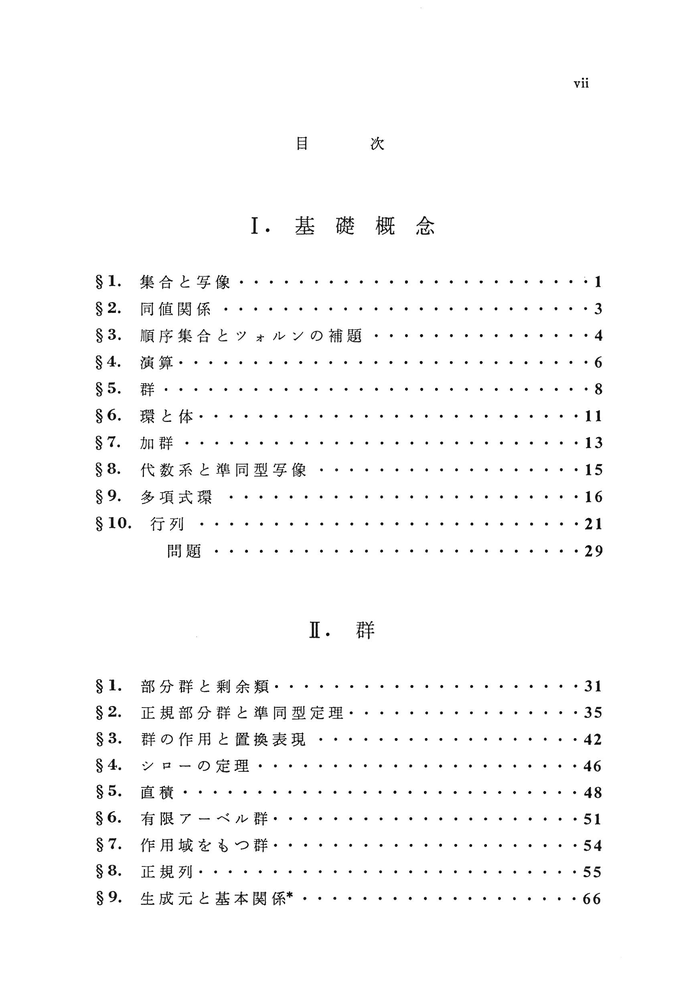
#> input picture sample/algebra/006.png, 681 x 1000 px, shrunk from 1698 x 2493 before the run, found by its file name
$ jupyter execute --allow-errors work.ipynb
#> lines starting #> are read from the running program, lines starting #| are printed output that depends on the picture; after the words box and inside, x2 and y2 are one past the last pixel; in counts of white or black regions, pixels touching at a corner belong together
[cell 1]
import cv2, matplotlib
import numpy as np
from sklearn.cluster import KMeans
from pyclustering.cluster.xmeans import xmeans
from pyclustering.cluster.center_initializer import kmeans_plusplus_initializer
# OCR
import io
import os

# Imports the Google Cloud client library
from google.cloud import vision

[cell 2]
img_path = "006.png"
def refresh_img(img_path = img_path):
#> called with img_path = '006.png'
	return cv2.imread(img_path)
#> returned value is the input picture: shape (1000, 681, 3); min 0, max 255, mean 250.3

[cell 3]
def get_gray_img(img):
	return cv2.cvtColor(img, cv2.COLOR_BGR2GRAY)
#> returned value: shape (1000, 681)

[cell 4]
def get_img_size(img):
	return img.shape[:2] # height, width
get_img_size(refresh_img())

[cell 5]
def to_odd(x: int):
	return x if x % 2 ==1 else x-1

[cell 6]
# [4 lines left out: function display_img, not called in this run]

[cell 7]
def close_all_img():
	cv2.destroyAllWindows()
	cv2.waitKey(1)

[cell 8]
def get_bw_image(img, gauss_x: int, gauss_y:int, thr:int = 250):
	gray_img = cv2.cvtColor(img, cv2.COLOR_BGR2GRAY)
	img_blur = cv2.GaussianBlur(gray_img, (to_odd(gauss_x),to_odd(gauss_y)), 0)
	_, img_thr = cv2.threshold(img_blur, thr, 255, cv2.THRESH_BINARY)
	return cv2.bitwise_not(img_thr)

[cell 9]
def get_effective_zone(img, offset_percent = 1, thr = 250):
	gray_img = cv2.cvtColor(img, cv2.COLOR_BGR2GRAY)
	height, width = get_img_size(gray_img)
	img_reversed = get_bw_image(img = img, gauss_x= to_odd(max(width//100*5,1)), gauss_y=to_odd(max(height//100*5,1)),thr=thr)
	contours, _ = cv2.findContours(img_reversed, cv2.RETR_EXTERNAL, cv2.CHAIN_APPROX_NONE)
	# get the right and left end
	left_end: int = width
	right_end: int = 0
	upper_end: int = height
	lower_end: int = 0
	for contour in contours:
		x, y, w, h = cv2.boundingRect(contour)
		left_end = min(left_end,x)
		right_end = max(right_end, x+w)
		upper_end = min(upper_end,y)
		lower_end = max(lower_end, y+h)
	return left_end, right_end, upper_end, lower_end

[cell 10]
def get_frame(img, blur_rate:int =3):
	img_gray = get_gray_img(img)
	height, width = get_img_size(img_gray)
#> height = 1000; width = 681
	img_blur = cv2.GaussianBlur(img_gray, (to_odd(blur_rate*width//100),to_odd(blur_rate*height//100)),3)
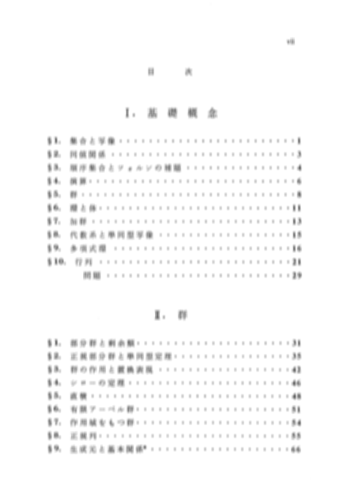
#> img_blur: shape (1000, 681) (shown at 1/2 size); min 95, max 255, mean 250.3

	avarage_color_per_row = np.average(img_blur, axis=1)
#> avarage_color_per_row = 1000 values, max 255 at index 0, min 227.2 at index 711, mean 250.3
	# detect by kmeans the rows of no information
	n_clstrs = 3
	algorithm = KMeans(n_clusters = n_clstrs)
	labels = algorithm.fit_predict(avarage_color_per_row.reshape(-1, 1))
#> labels = 1000 values, max 2 at index 279, min 0 at index 217, mean 0.986
	# center of each clusters
	centers = [np.average(avarage_color_per_row[labels==i]) for i in np.arange(0,n_clstrs)]
#> centers = [245, 254.3, 234.9]
	# this cluster has very likely to have no text
	label_for_absence = np.argmax(centers)
#> label_for_absence = 1
	# create frame for contours.
	# it should have the same size as input image
	frame = np.zeros((height,width,3),np.uint8)
	frame += 255	# make them all white
	if(np.any(labels!=label_for_absence)):
		frame[labels!=label_for_absence]=0

	# fill non-effective zone black
	left_end, right_end, _, _ = get_effective_zone(img)
#> in get_effective_zone, `height, width = get_img_size(gray_img)`: height = 1000; width = 681
#> in get_bw_image, `img_blur = cv2.GaussianBlur(gray_img, (to_odd(gauss_x),to_odd(gauss_y)..`:
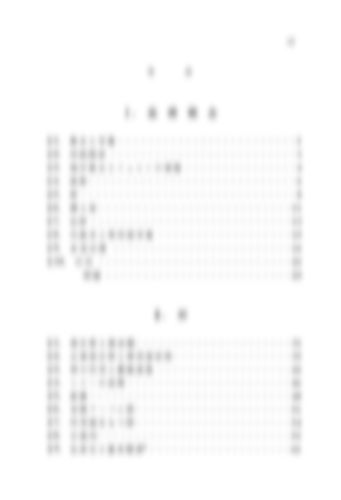
#> img_blur: shape (1000, 681) (shown at 1/2 size); min 176, max 255, mean 250.3
#> in get_bw_image, `_, img_thr = cv2.threshold(img_blur, thr, 255, cv2.THRESH_BINARY)`:
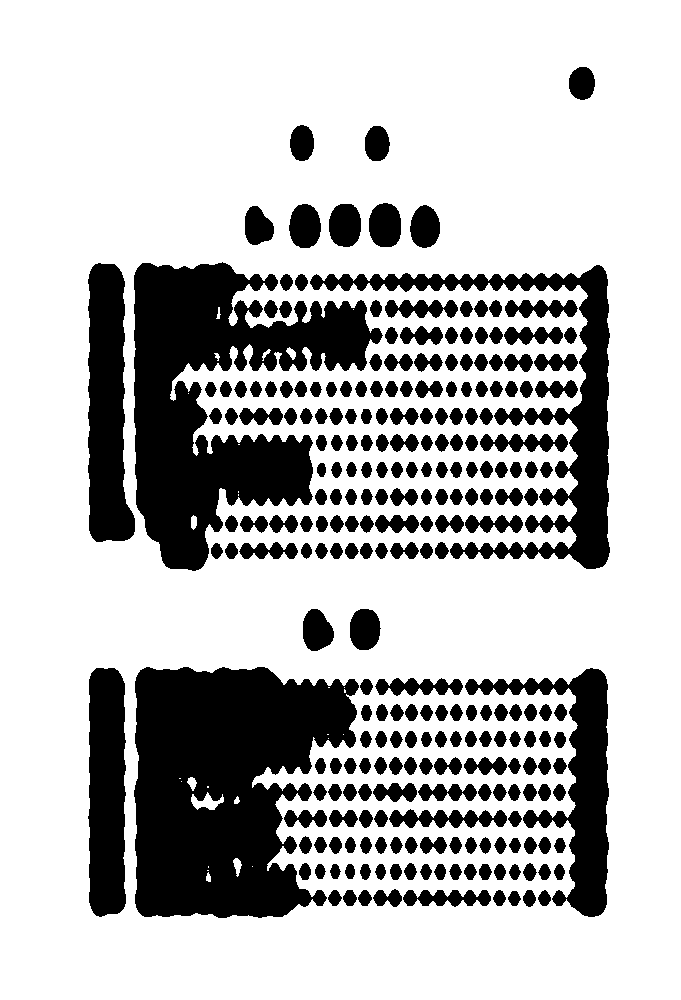
#> img_thr: shape (1000, 681); 73.5% white; 251 black regions, largest, box (x1, y1, x2, y2) and area: (134, 667, 359, 918) 41505, (134, 262, 383, 571) 36979, (310, 265, 610, 569) 15672
#> in get_effective_zone, `contours, _ = cv2.findContours(img_reversed, cv2.RETR_EXTERNAL, cv2.CH..`: contours = 251 contours; largest, box (x1, y1, x2, y2) and area: (134, 667, 359, 918) 41456, (134, 262, 383, 571) 36222, (310, 265, 610, 569) 14680, (465, 668, 609, 917) 9948, (88, 263, 135, 542) 9578
#> in get_effective_zone, `left_end: int = width`: left_end = 681
#> in get_effective_zone, `upper_end: int = height`: upper_end = 1000
#> the loop in get_effective_zone, `for contour in contours:` made 251 passes
#> (x, y, w, h, left_end, right_end, upper_end, lower_end) on passes 1 to 3: (508, 891, 13, 15, 508, 521, 891, 906), (538, 890, 13, 16, 508, 551, 890, 906), (523, 890, 13, 17, 508, 551, 890, 907)
#> left_end = 88; right_end = 610
	# fill horizontal end
	frame[0:height,0:left_end]=255
	frame[0:height, right_end:width]=255
	frame = cv2.bitwise_not(frame)
	_, frame = cv2.threshold(frame, 127, 255, cv2.THRESH_BINARY)
	return cv2.cvtColor(frame,cv2.COLOR_BGR2GRAY)

[cell 11]
def get_contours(frame):
	contours, _ = cv2.findContours(frame, cv2.RETR_EXTERNAL, cv2.CHAIN_APPROX_SIMPLE)
	return np.array(contours)

[cell 12]
def get_img_with_contours(img, contours, color = (0,255,0), line_width: int=3):
	return cv2.drawContours(img, contours, -1, color, line_width)

[cell 13]
close_all_img()

[cell 14]
def exe_xmeans(data, number_initial_centers = 2, number_max_centers = 4):
	initial_centers = kmeans_plusplus_initializer(data, number_initial_centers).initialize()
	xmeans_instance = xmeans(data=data, initial_centers=initial_centers, kmax=number_max_centers, ccore=True)
	xmeans_instance.process()
	return xmeans_instance

[cell 15]
contours = get_contours(get_frame(refresh_img(),blur_rate=1))
contours_height = [np.abs(x-y)[0,1] for x,y,_,_ in contours]
contours_height = np.reshape(contours_height,(-1,1))
#> (the rest of this cell did not finish here and is left out)

[cell 16]
def get_contours_height(contours):
	return np.array([np.abs(x-y)[0,1] for x,y,_,_ in contours])

#> (a cell that did not finish here is left out)

[cell 18]
def sort_contours(contours):
	return contours[contours[:,0,0,1].argsort(),:]

[cell 19]
# [25 lines left out: function expand_contours, not called in this run]

[cell 20]
# [10 lines left out: function __get_expanded_contour, not called in this run]

[cell 21]
img_with_contours = cv2.drawContours(refresh_img(), contours, -1, (0, 255 ,0), 1)
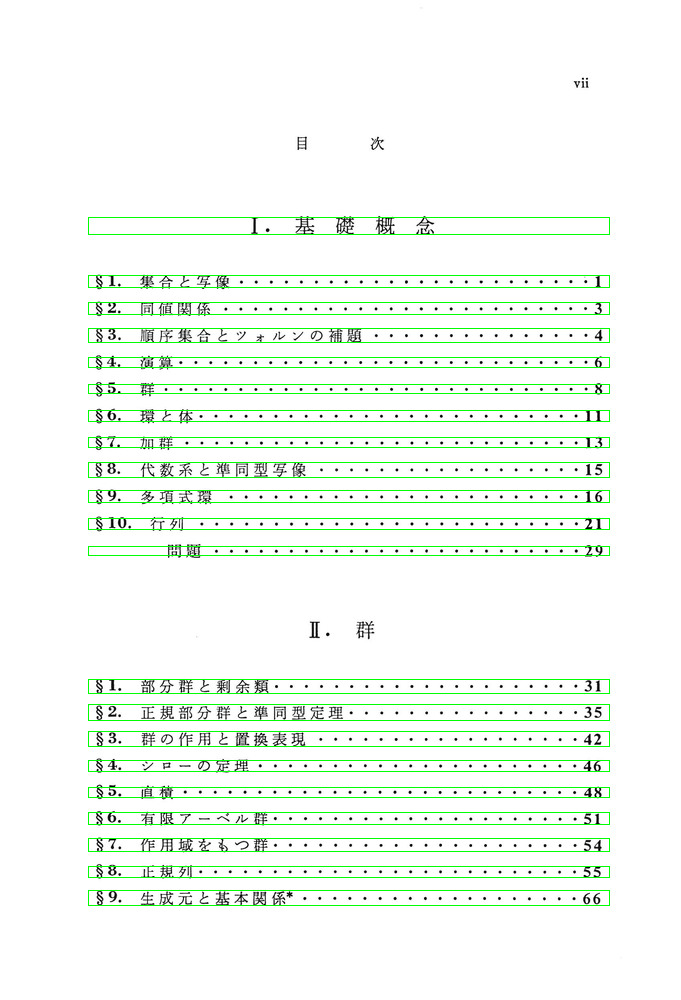
#> img_with_contours: shape (1000, 681, 3); mean B, G, R 242.2, 250.6, 242.2
cv2.imwrite("saved.png",img_with_contours)
#> Out = True

[cell 22]
def crop_image(img, contours):
	images = []
#> images = []
	for contour in contours:
		x, y, w, h = cv2.boundingRect(contour)
		images.append(img[y:y+h,x:x+w])
#> this loop made 21 passes
#> (contour, y, h) on passes 1 to 7: ([[88, 217], [88, 234], [609, 234], [609, 217]], 217, 18), ([[88, 275], [88, 287], [609, 287], [609, 275]], 275, 13), ([[88, 302], [88, 314], [609, 314], [609, 302]], 302, 13), ([[88, 328], [88, 342], [609, 342], [609, 328]], 328, 15), ([[88, 357], [88, 367], [609, 367], [609, 357]], 357, 11), ([[88, 384], [88, 393], [609, 393], [609, 384]], 384, 10), ([[88, 410], [88, 421], [609, 421], [609, 410]], 410, 12)
#> after the loop, images = 21 items
	return images

[cell 23]
def ocr_doc_image(img_bytes):
	# Instantiates a client
	client = vision.ImageAnnotatorClient()

	image = vision.Image(content=img_bytes)

	# Performs label detection on the image file
	# doc detection
	response = client.document_text_detection(
		image=image, image_context={"language_hints": ["ja"]}
	)

	# レスポンスからテキストデータを抽出
	output_text = ""
	for page in response.full_text_annotation.pages:
		for block in page.blocks:
			for paragraph in block.paragraphs:
				for word in paragraph.words:
					output_text += "".join([symbol.text for symbol in word.symbols])
	return output_text

[cell 24]
path_w = "./toc.txt"
def save_text(text:str, path = path_w):
	with open(path, mode='w') as f:
		f.write(text)

[cell 25]
img_crps = crop_image(refresh_img(),sort_contours(contours))
#> img_crps = 21 items
text =""
for img_crp in img_crps:
	_, num_bytes = cv2.imencode('.jpeg', img_crp)
	num_bytes = num_bytes.tobytes()
	text += ocr_doc_image(num_bytes)
	text += "\n"
#> this loop made 21 passes
save_text(text)
print(text)

$ run again, with sample/algebra/007.png copied over sample/algebra/006.png
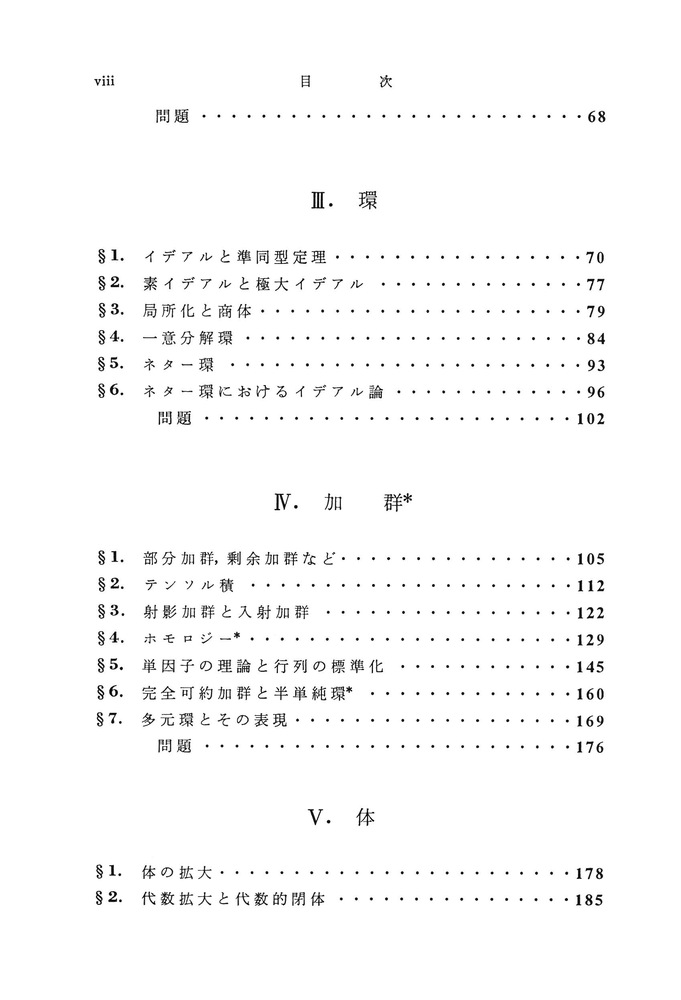
#> input picture sample/algebra/007.png, 681 x 1000 px, shrunk from 1698 x 2493 before the run, found by its file name
#> in refresh_img, returned value is the input picture: shape (1000, 681, 3); min 0, max 255, mean 250.4
#> in get_frame, `height, width = get_img_size(img_gray)`: height = 1000; width = 681
#> avarage_color_per_row = 1000 values, max 255 at index 0, min 224.3 at index 666, mean 250.4
#> labels = 1000 values, max 2 at index 111, min 0 at index 0, mean 0.381
#> centers = [254.1, 232.3, 243.3]
#> label_for_absence = 0
#> in get_effective_zone, `height, width = get_img_size(gray_img)`: height = 1000; width = 681
#> in get_bw_image, `_, img_thr = cv2.threshold(img_blur, thr, 255, cv2.THRESH_BINARY)`:
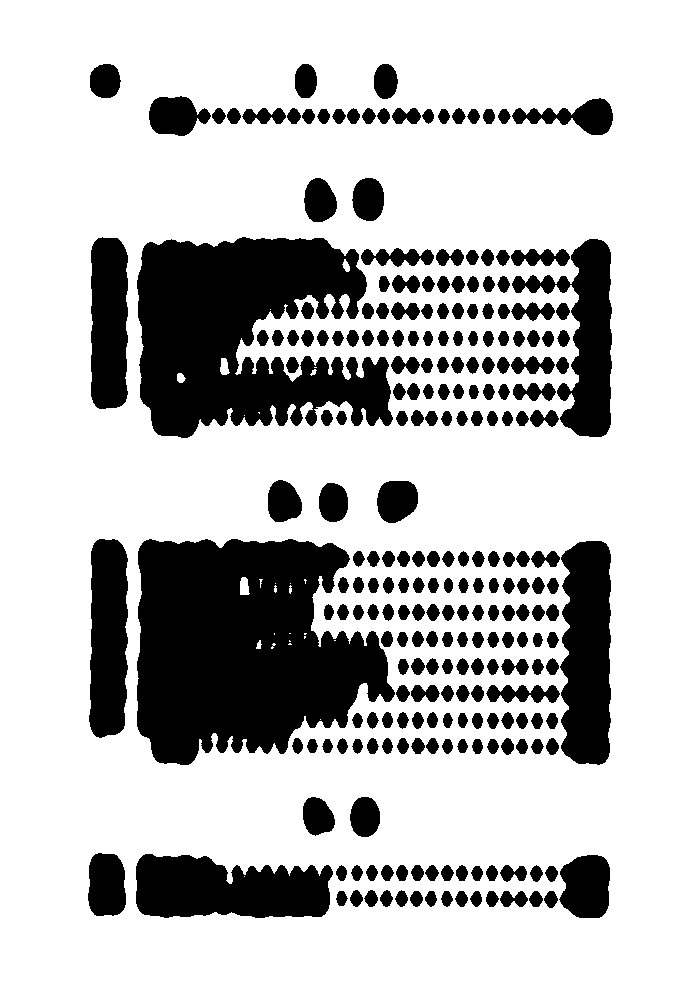
#> img_thr: shape (1000, 681); 74.7% white; 248 black regions, largest, box (x1, y1, x2, y2) and area: (137, 539, 395, 765) 42459, (137, 237, 393, 438) 34569, (136, 854, 333, 918) 10012
#> contours = 248 contours; largest, box (x1, y1, x2, y2) and area: (137, 539, 395, 765) 42152, (137, 237, 393, 438) 34018, (136, 854, 333, 918) 9742, (560, 541, 611, 765) 9618, (512, 239, 612, 437) 7666
#> in get_effective_zone, `left_end: int = width`: left_end = 681
#> in get_effective_zone, `upper_end: int = height`: upper_end = 1000
#> the loop in get_effective_zone, `for contour in contours:` made 248 passes
#> (x, y, w, h, left_end, right_end, upper_end, lower_end) on passes 1 to 3: (544, 891, 14, 17, 544, 558, 891, 908), (529, 891, 14, 16, 529, 558, 891, 908), (500, 891, 28, 16, 500, 558, 891, 908)
#> in get_frame, `left_end, right_end, _, _ = get_effective_zone(img)`: left_end = 88; right_end = 613
#> `img_with_contours = cv2.drawContours(refresh_img(), contours, -1, (0, ..`:
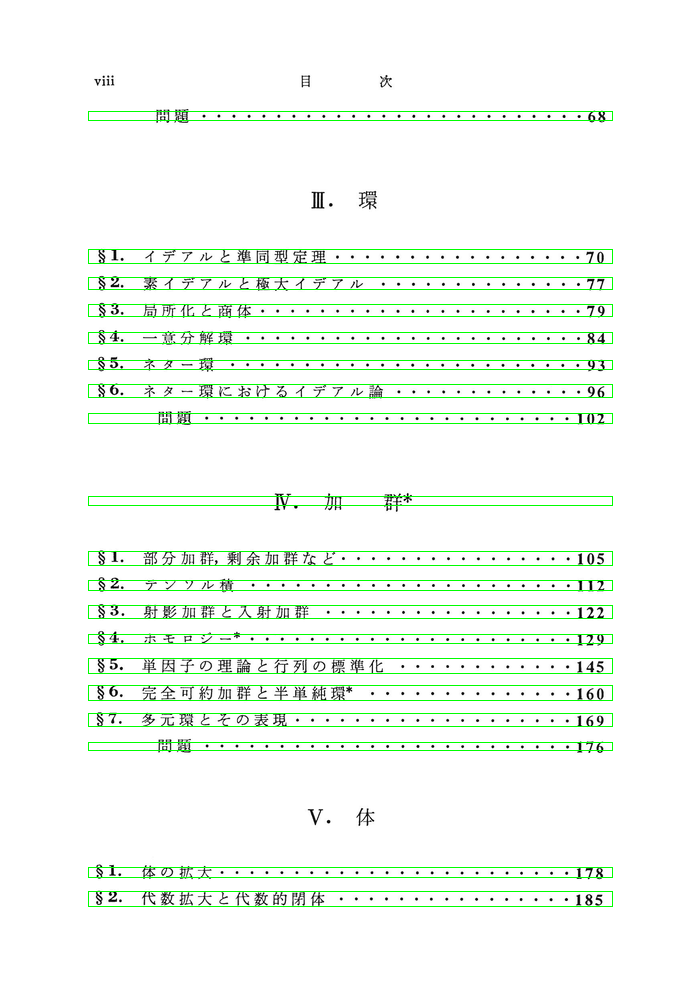
#> img_with_contours: shape (1000, 681, 3); mean B, G, R 243, 250.7, 243
#> Out = True
#> in crop_image, `images = []`: images = []
#> the loop in crop_image, `for contour in contours:` made 19 passes
#> (contour, y, h) on passes 1 to 7: ([[88, 111], [88, 120], [612, 120], [612, 111]], 111, 10), ([[88, 249], [88, 263], [612, 263], [612, 249]], 249, 15), ([[88, 277], [88, 289], [612, 289], [612, 277]], 277, 13), ([[88, 304], [88, 316], [612, 316], [612, 304]], 304, 13), ([[88, 332], [88, 343], [612, 343], [612, 332]], 332, 12), ([[88, 360], [88, 369], [612, 369], [612, 360]], 360, 10), ([[88, 384], [88, 397], [612, 397], [612, 384]], 384, 14)
#> after the loop in crop_image, `for contour in contours:`: images = 19 items
#> the loop `for img_crp in img_crps:` made 19 passes
